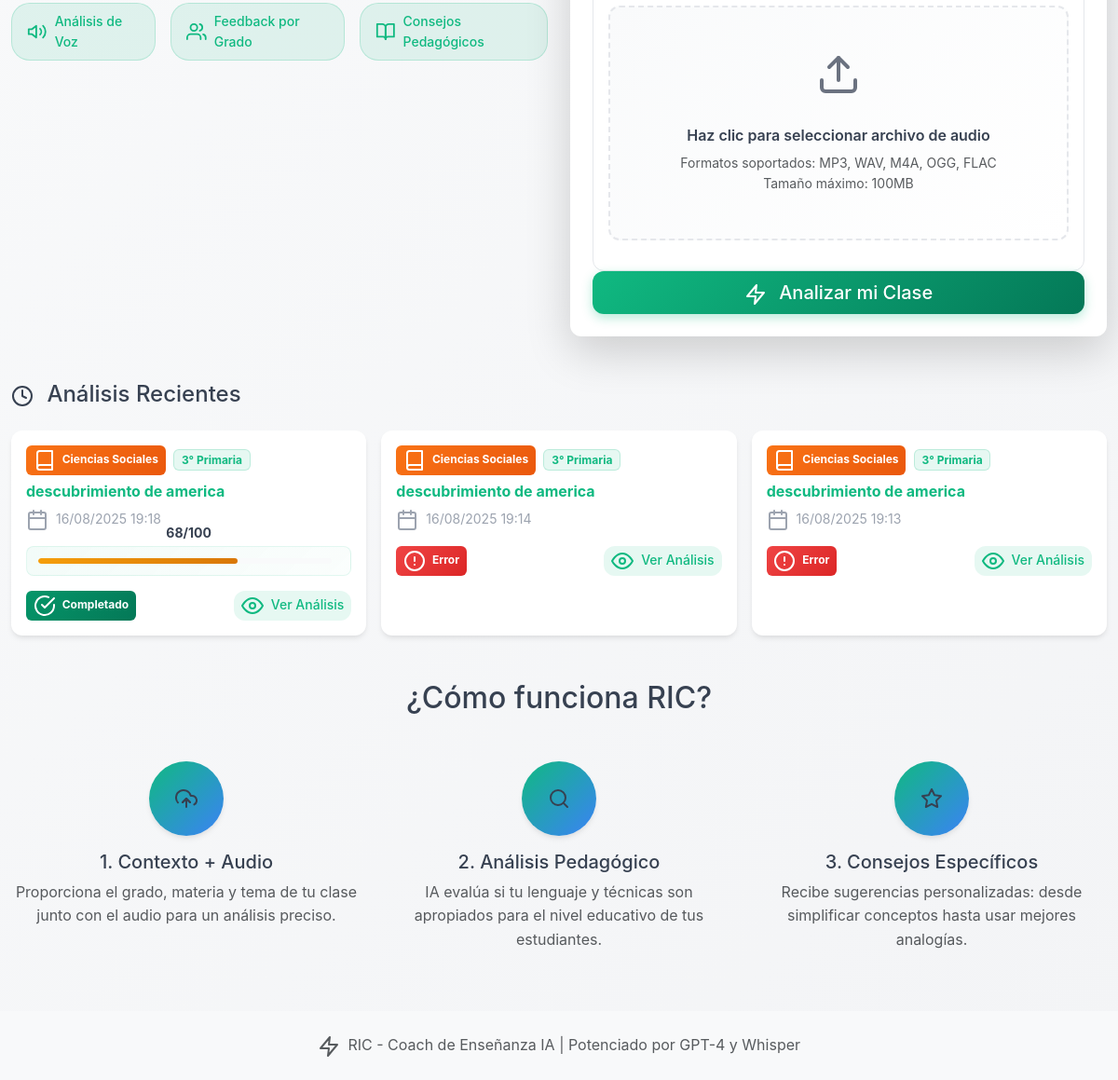
Before: / (lower part) with the older database file.
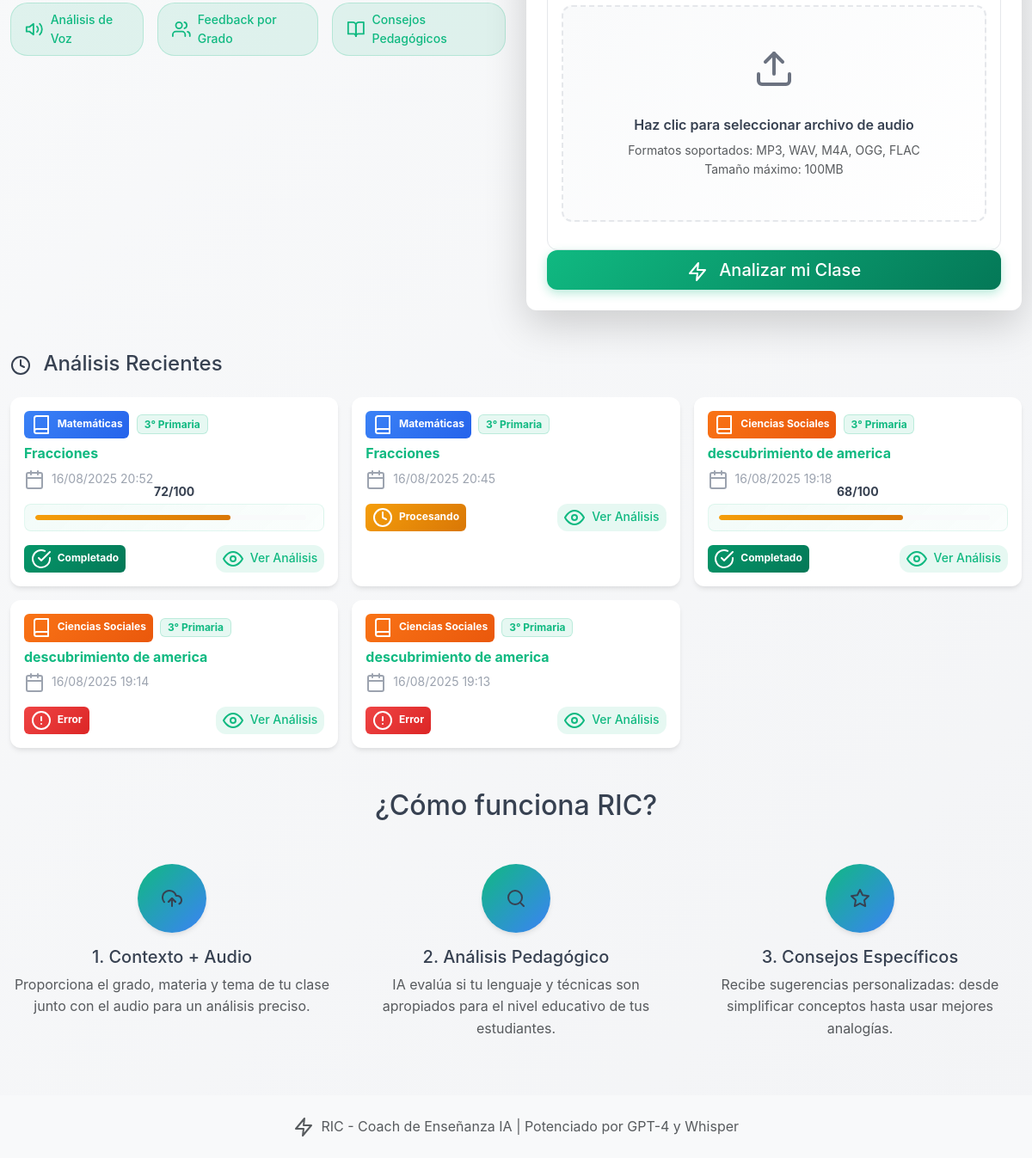
After: the same page with the newer database file.
### models.py (models this page shows, shortened)
class AudioAnalysis(db.Model):
    id = db.Column(db.Integer, primary_key=True)
    filename = db.Column(db.String(255), nullable=False)
    original_filename = db.Column(db.String(255), nullable=False)
    upload_timestamp = db.Column(db.DateTime, default=datetime.utcnow)
    analysis_timestamp = db.Column(db.DateTime)
    subject = db.Column(db.String(100))  # Materia/asignatura
    grade_level = db.Column(db.String(50))  # Grado escolar
    lesson_topic = db.Column(db.String(255))  # Tema de la clase
    additional_context = db.Column(db.Text)  # Contexto adicional
    transcription_text = db.Column(db.Text)
    transcription_data = db.Column(db.Text)  # JSON string for detailed transcription
    prosody_data = db.Column(db.Text)  # JSON string for prosodic metrics
    ric_feedback = db.Column(db.Text)  # JSON string for AI-generated feedback
    status = db.Column(db.String(50), default='uploaded')  # uploaded, processing, completed, error
    error_message = db.Column(db.Text)
    def get_ric_feedback(self):
        if self.ric_feedback:
            try:
                return json.loads(self.ric_feedback)
            except json.JSONDecodeError:
                return {}
        return {}

### routes.py (the view)
@app.route('/')
def index():
    recent_analyses = AudioAnalysis.query.order_by(AudioAnalysis.upload_timestamp.desc()).limit(5).all()
    return render_template('index.html', recent_analyses=recent_analyses)

### templates/index.html (shortened to what the changed rows need)
{% extends "base.html" %}
{% block content %}
<div class="container my-5">
    {% if recent_analyses %}
    <div class="row">
        <div class="col-12">
            <h2 class="h4 mb-4">
                <i data-feather="clock" class="me-2"></i>
                Análisis Recientes
            </h2>
            <div class="row g-3">
                {% for analysis in recent_analyses %}
                <div class="col-md-6 col-lg-4">
                    <div class="card h-100 analysis-card">
                        <div class="card-body">
                            {% if analysis.subject %}
                            <div class="subject-badge mb-2">
                                <span class="badge bg-subject-{{ analysis.subject|replace(' ', '_')|replace('/', '_')|lower }}">
                                    <i data-feather="book" class="me-1"></i>
                                    {{ analysis.subject }}
                                </span>
                                {% if analysis.grade_level %}
                                <span class="badge bg-grade ms-1">
                                    {{ analysis.grade_level }}
                                </span>
                                {% endif %}
                            </div>
                            {% endif %}
                            {% if analysis.lesson_topic %}
                            <h6 class="card-title lesson-topic">{{ analysis.lesson_topic }}</h6>
                            {% else %}
                            <h6 class="card-title">{{ analysis.original_filename[:30] }}{% if analysis.original_filename|length > 30 %}...{% endif %}</h6>
                            {% endif %}
                            <p class="card-text text-soft small mb-3">
                                <i data-feather="calendar" class="me-1"></i>
                                {{ analysis.upload_timestamp.strftime('%d/%m/%Y %H:%M') }}
                            </p>
                            {% if analysis.status == 'completed' and analysis.ric_feedback %}
                                {% set feedback = analysis.get_ric_feedback() %}
                                {% if feedback and feedback.overall_score %}
                                <div class="score-preview mb-3">
                                    <div class="d-flex align-items-center">
                                        <div class="progress flex-grow-1 me-2" style="height: 6px;">
                                            <div class="progress-bar score-bar"
                                                 style="width: {{ feedback.overall_score }}%; background: {{ 'linear-gradient(90deg, #10b981, #059669)' if feedback.overall_score >= 80 else 'linear-gradient(90deg, #f59e0b, #d97706)' if feedback.overall_score >= 60 else 'linear-gradient(90deg, #ef4444, #dc2626)' }}"></div>
                                        </div>
                                        <small class="fw-bold score-text">{{ feedback.overall_score }}/100</small>
                                    </div>
                                </div>
                                {% endif %}
                            {% endif %}
                            <div class="d-flex align-items-center justify-content-between">
                                <span class="badge status-badge-{% if analysis.status == 'completed' %}success{% elif analysis.status == 'error' %}danger{% else %}warning{% endif %}">
                                    {% if analysis.status == 'completed' %}
                                        <i data-feather="check-circle" class="me-1"></i>
                                        Completado
                                    {% elif analysis.status == 'error' %}
                                        <i data-feather="alert-circle" class="me-1"></i>
                                        Error
                                    {% else %}
                                        <i data-feather="clock" class="me-1"></i>
                                        Procesando
                                    {% endif %}
                                </span>
                                <a href="{{ url_for('analyze', analysis_id=analysis.id) }}" class="btn btn-soft-primary btn-sm">
                                    <i data-feather="eye" class="me-1"></i>
                                    Ver Análisis
                                </a>
                            </div>
                        </div>
                    </div>
                </div>
                {% endfor %}
            </div>
        </div>
    </div>
    {% endif %}
    <div class="row mt-5">
        <div class="col-12">
            <h2 class="text-center mb-5">¿Cómo funciona RIC?</h2>
        </div>
    </div>
</div>
{% endblock %}

Changed rows visible on the page:
added AudioAnalysis: subject "Matemáticas", grade_level "3° Primaria", lesson_topic "Fracciones", upload_timestamp "16/08/2025 20:52", overall_score "72", status "completed" (drawn)
added AudioAnalysis: subject "Matemáticas", grade_level "3° Primaria", lesson_topic "Fracciones", upload_timestamp "16/08/2025 20:45", status "processing" (drawn)
